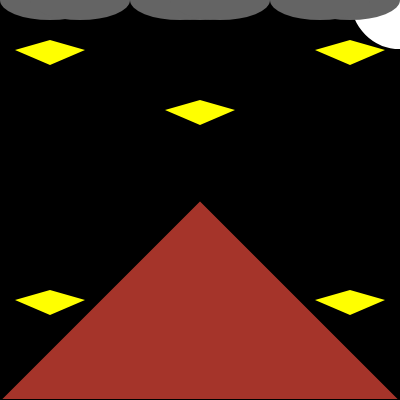
Frame 1 (no input)
Frame 60 (no input): identical to frame 1, image omitted
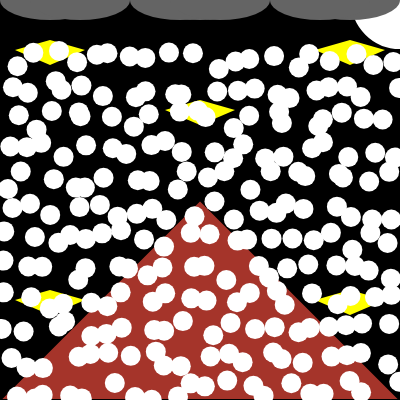
Frame 120 (the mouse pressed at the canvas centre since frame 60)

The p5.js sketch that drew these frames (run headless with seeded random() and noise() and a simulated clock; from frame 60 on, the mouse is pressed at the canvas centre):

// p5.js sketch
// ── sketch.js
//JASON FOSTER//
//Snow Fall//

let isfalling=false;
let sty=0;
let size=20;

function setup() {
  createCanvas(400,400);
}

function draw() {
  //mountain//
  background(0,0,0);
  strokeWeight(2);
  fill(165,52,42);
  triangle(0,400,200,200,400,400);
  //moon//
  fill(255,255,255);
  circle(400,0,100);
  strokeWeight(0);
  //stars//
  fill(255,255,0);
  quad(50,65,85,50,50,40,15,50);
  quad(350,65,385,50,350,40,315,50);
  quad(50,315,85,300,50,290,15,300);
  quad(350,315,385,300,350,290,315,300);
  quad(200,125,235,110,200,100,165,110);
  //making the snow//
  if (isfalling==true) {
    sty=sty+1;
    for (let x=size/2;x<width;x+=size){
     let y=sty;
     let loop=0;
      while (loop<30) {
        fill(255,255,255);
        let ex=random(x-10,x+10);
        let ey=random(y-10,y+10);
        circle(ex,ey,size);
        y+=size+10;
        loop=loop+1;
       }
    }
  }
  if (sty==400) {
     isfalling=false;
  }
  //clouds//
  fill(100,100,100);
  ellipse(50,0,100,40,);
  ellipse(350,0,100,40);
  ellipse(80,0,100,40);
  ellipse(320,0,100,40);
  ellipse(200,0,100,40);
  ellipse(180,0,100,40);
  ellipse(220,0,100,40);
}
//start//
function mousePressed() {
  isfalling=true;
  sty=0;
}
